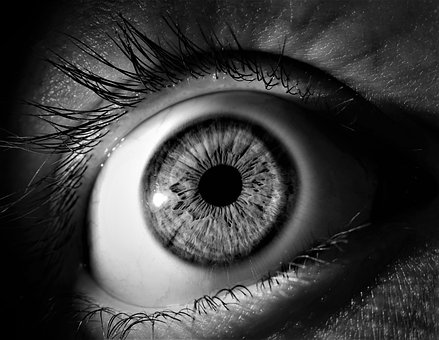
#> input picture group 413/lab1/Olena_Sydir/eye1.jpeg, 439 x 340 px
$ python main.py
#> lines starting #> are read from the running program, lines starting #| are printed output that depends on the picture
#> further down, image is the input picture: shape (340, 439); min 0, max 255, mean 61.2
# -*- coding: utf-8 -*-
"""lr1.ipynb

Automatically generated by Colaboratory.

Original file is located at
    https://colab.research.google.com/drive/1OFDve57cGiafpHnOrZm21Q2NDVgwbjZk
"""

import copy
import cv2
import numpy as np
from google.colab.patches import cv2_imshow

def filter2d(image_array, kernel_array):

    result = np.zeros_like(image_array)
    copy_image = copy.deepcopy(image_array)

    for i in range(kernel_array.shape[0]+1):
        copy_image = np.pad(copy_image, [(0, 1), (0, 1)], mode='constant')
#> this loop made 3 passes
#> pass 1, in filter2d, `copy_image = np.pad(copy_image, [(0, 1), (0, 1)], mode='constant')`:
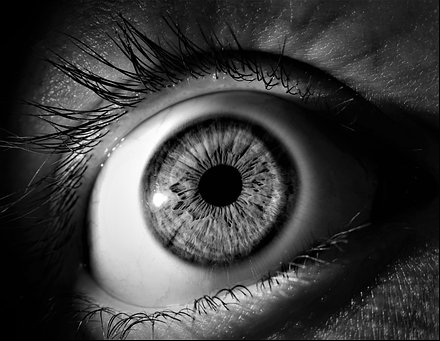
#> copy_image: shape (341, 440); min 0, max 255, mean 60.9
#> pass 2, in filter2d, `copy_image = np.pad(copy_image, [(0, 1), (0, 1)], mode='constant')`:
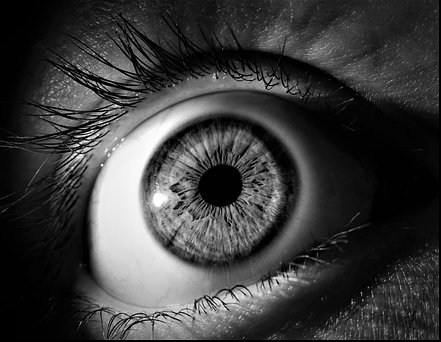
#> copy_image: shape (342, 441); min 0, max 255, mean 60.6
#> pass 3, in filter2d, `copy_image = np.pad(copy_image, [(0, 1), (0, 1)], mode='constant')`:
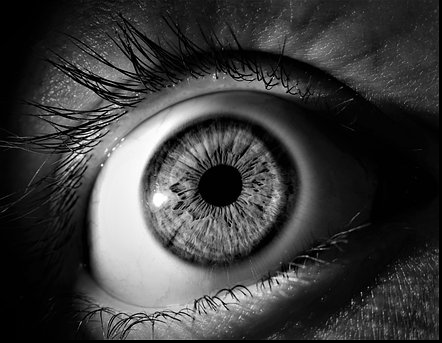
#> copy_image: shape (343, 442); min 0, max 255, mean 60.3

    for x in range(image.shape[0]):
        for y in range(image.shape[1]):
            result[x][y] = (np.array(copy_image[x:(x+kernel_array.shape[0]), y: (y+kernel_array.shape[1])])
                            * np.array(kernel_array)).sum()
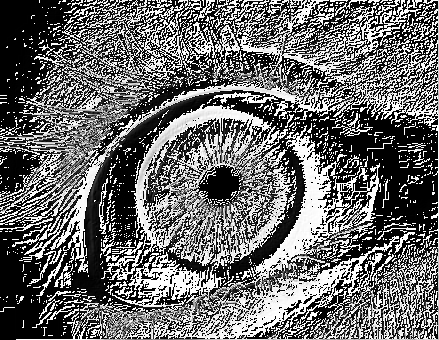
#> result: shape (340, 439); min 0, max 255, mean 106.8

    return result

image = cv2.imread('eye1.jpeg',0)

image

cv2_imshow(image)

"""Roberts"""

kernel_Roberts_y = np.array([[0, -1],
                             [1, 0]])
kernel_Roberts_x = np.array([[-1, 0],
                             [0, 1]])

"""Sobel"""

kernel_Sobel_x = np.array([[-10, 0, 1],
                           [-2, 0, 2],
                           [-10, 0, 1]])
kernel_Sobel_y = np.array([[1, 2, 1],
                           [0, 0, 0],
                           [-1, -2, -1]])

"""Filtering"""

output = filter2d(image, kernel_Roberts_x)

"""Results"""

cv2_imshow(output)
